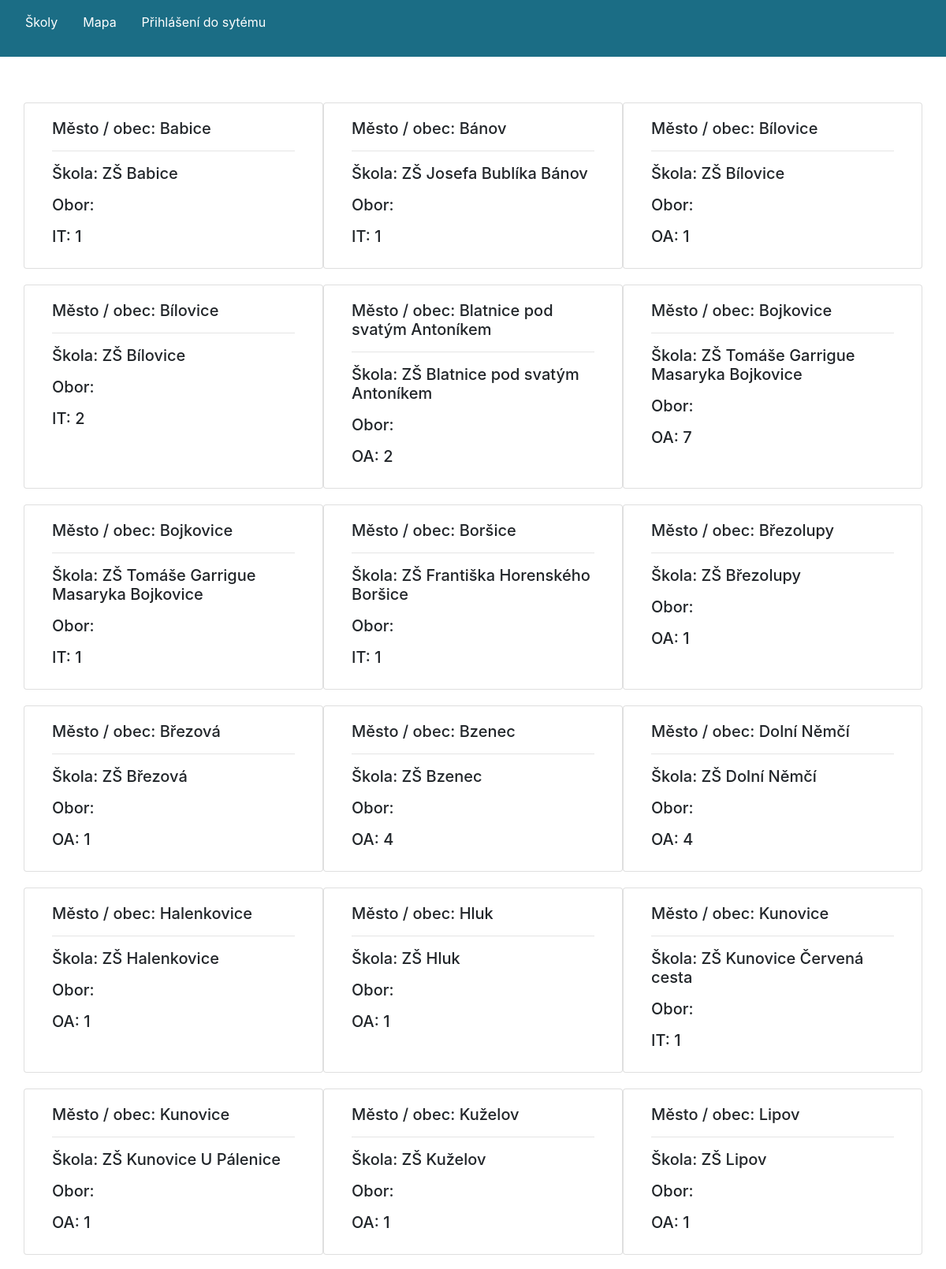
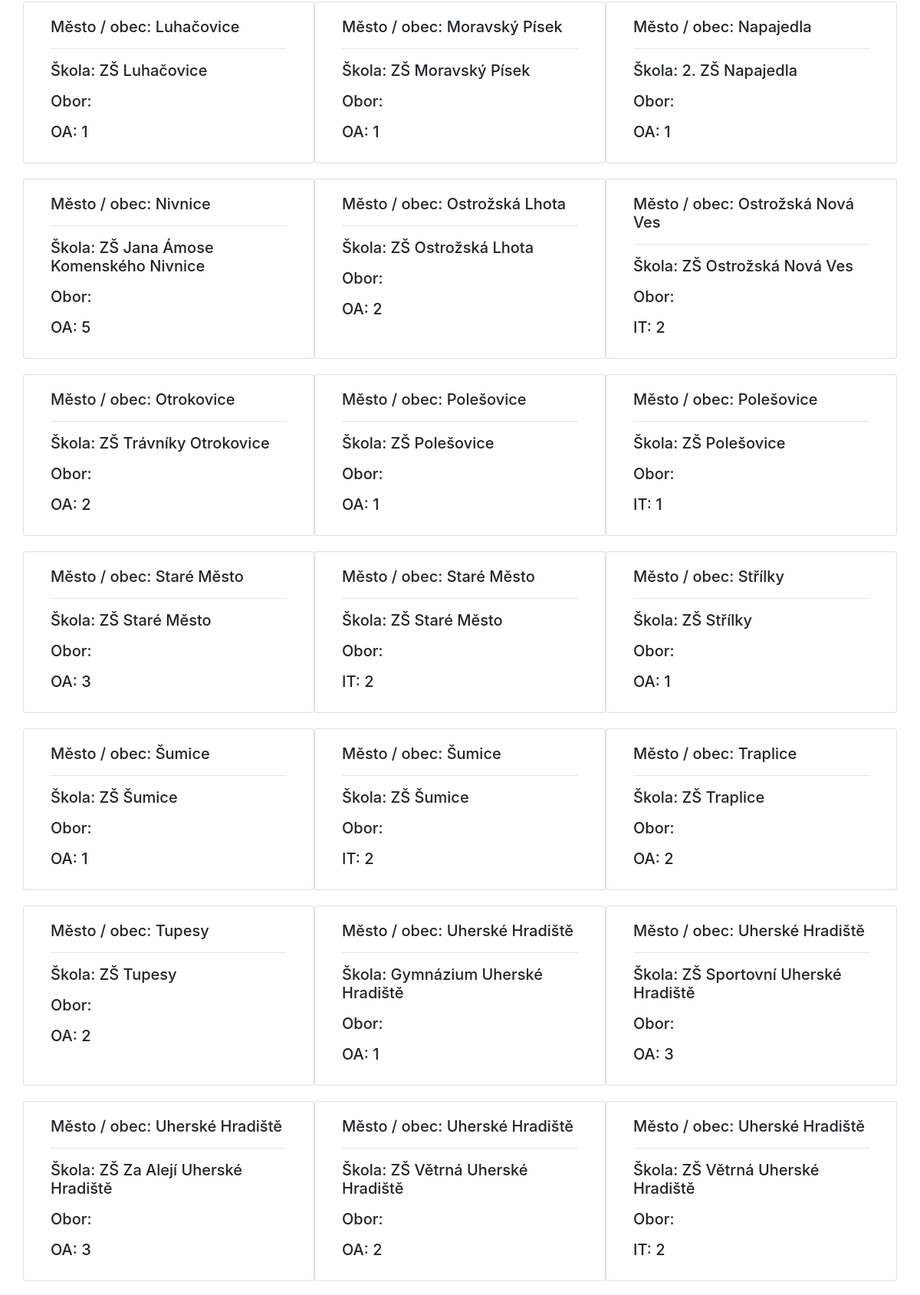
The page / (upper part) on the database its author committed (2 pictures, top to bottom).
### tables this page shows
CREATE TABLE `mesto` (
  `id` int(11) NOT NULL,
  `nazev_mesta` varchar(255) NOT NULL
);

CREATE TABLE `skola` (
  `id` int(11) NOT NULL,
  `nazev_skoly` varchar(255) NOT NULL,
  `mesto` int(11) NOT NULL,
  `geo_lat` double NOT NULL,
  `geo_long` double NOT NULL
);

CREATE TABLE `obor` (
  `id` int(11) NOT NULL,
  `nazev` varchar(255) NOT NULL
);

CREATE TABLE `pocet_prijatych` (
  `id` int(11) NOT NULL,
  `obor` int(11) NOT NULL,
  `skola` int(11) NOT NULL,
  `pocet` int(11) NOT NULL,
  `rok` smallint(6) NOT NULL
);

### application/controllers/Welcome.php (called while the page is built, shortened)
<?php
class Welcome extends CI_Controller {
	public function index()
	{
        $this->load->model("model");
        $data["nacti"] = $this->model->nacti();
		$this->load->view('header');
                $this->load->view('index',$data);
                $this->load->view('footer');
        }
}

### index.php (called while the page is built, shortened)
<?php
require_once BASEPATH.'core/CodeIgniter.php';

### application/models/model.php (called while the page is built, shortened)
<?php
class model extends CI_Model {
    function nacti(){
   $this->db->select("m.nazev_mesta, s.nazev_skoly, o.nazev, p.pocet");
   $this->db->from("mesto AS m");
   $this->db->order_by('nazev_mesta');
    $this->db->join("skola AS s", "m.id = s.mesto", 'inner');
    $this->db->join("pocet_prijatych AS p", "p.skola = s.id", 'inner');
    $this->db->join("obor AS o", "o.id = p.obor", 'inner');
          $query = $this->db->get();
        return $query;
    }
}

### application/views/index.php (the view, shortened to what this page needs)
<div class="container">
<div class="row">
   <?php
                if ($nacti->num_rows() > 0) {
                    foreach ($nacti->result() as $row) {
                        ?>
    <div class="card col-lg-4 col-sm-6 " style="margin-bottom: 20px">
        <div class="card-body " >
            <h5 class="cadr-title">Město / obec: <?php echo $row->nazev_mesta; ?>
            <hr>
        <p class="card-text">Škola: <?php echo $row->nazev_skoly;?></p>
    <p class="card-text">Obor: </p>
    <p class="card-text"><?php echo $row->nazev; ?>:  <?php echo $row->pocet; ?></p>
     </div>
   </div>
                <?php
                    }
                } else {
                    ?>
                    <tr>
                        <td colspan="5">Nebyla nalezena žádná data</td>
                    </tr>
                    <?php
                }
                ?>
   </div>
</div>

### application/views/header.php (shortened to what this page needs)
<html>
    <head>
<link rel="stylesheet" href="https://maxcdn.bootstrapcdn.com/bootstrap/4.0.0/css/bootstrap.min.css">
    <link rel="stylesheet" href="https://cdnjs.cloudflare.com/ajax/libs/font-awesome/4.7.0/css/font-awesome.min.css">
    </head>
    <body>
        <nav class="navbar navbar-expand-lg navbar-info fixed-top navbar-dark"  style="background-color: #1b6d85">
             <a href="<?php echo base_url() ?>index"><p class="pr-3 nav-item nav-link" style="color: #ffffff; text-align: right">Školy</p></a>
              <a href="<?php echo base_url() ?>map"><p class="pr-3 nav-item nav-link" style="color: #ffffff; text-align: right">Mapa</p></a>
            <a href="<?php echo base_url() ?>login"><p class="pr-3 nav-item nav-link" style="color: #ffffff; text-align: right">Přihlášení do sytému</p></a>
       </nav>

### application/views/footer.php (shortened to what this page needs)
</body>

### rows shown on the page
mesto: nazev_mesta "Babice", skola.nazev_skoly "ZŠ Babice", obor.nazev "IT", pocet_prijatych.pocet "1"
mesto: nazev_mesta "Bánov", skola.nazev_skoly "ZŠ Josefa Bublíka Bánov", obor.nazev "IT", pocet_prijatych.pocet "1"
mesto: nazev_mesta "Bílovice", skola.nazev_skoly "ZŠ Bílovice", obor.nazev "OA", pocet_prijatych.pocet "1", obor.nazev "IT", pocet_prijatych.pocet "2"
mesto: nazev_mesta "Blatnice pod svatým Antoníkem", skola.nazev_skoly "ZŠ Blatnice pod svatým Antoníkem", obor.nazev "OA", pocet_prijatych.pocet "2"
mesto: nazev_mesta "Bojkovice", skola.nazev_skoly "ZŠ Tomáše Garrigue Masaryka Bojkovice", obor.nazev "OA", pocet_prijatych.pocet "7", obor.nazev "IT", pocet_prijatych.pocet "1"
mesto: nazev_mesta "Boršice", skola.nazev_skoly "ZŠ Františka Horenského Boršice", obor.nazev "IT", pocet_prijatych.pocet "1"
mesto: nazev_mesta "Březolupy", skola.nazev_skoly "ZŠ Březolupy", obor.nazev "OA", pocet_prijatych.pocet "1"
mesto: nazev_mesta "Březová", skola.nazev_skoly "ZŠ Březová", obor.nazev "OA", pocet_prijatych.pocet "1"
mesto: nazev_mesta "Bzenec", skola.nazev_skoly "ZŠ Bzenec", obor.nazev "OA", pocet_prijatych.pocet "4"
mesto: nazev_mesta "Dolní Němčí", skola.nazev_skoly "ZŠ Dolní Němčí", obor.nazev "OA", pocet_prijatych.pocet "4"
mesto: nazev_mesta "Halenkovice", skola.nazev_skoly "ZŠ Halenkovice", obor.nazev "OA", pocet_prijatych.pocet "1"
mesto: nazev_mesta "Hluk", skola.nazev_skoly "ZŠ Hluk", obor.nazev "OA", pocet_prijatych.pocet "1"
mesto: nazev_mesta "Kunovice", skola.nazev_skoly "ZŠ Kunovice Červená cesta", obor.nazev "IT", pocet_prijatych.pocet "1", skola.nazev_skoly "ZŠ Kunovice U Pálenice", obor.nazev "OA"
mesto: nazev_mesta "Kuželov", skola.nazev_skoly "ZŠ Kuželov", obor.nazev "OA", pocet_prijatych.pocet "1"
mesto: nazev_mesta "Lipov", skola.nazev_skoly "ZŠ Lipov", obor.nazev "OA", pocet_prijatych.pocet "1"
mesto: nazev_mesta "Luhačovice", skola.nazev_skoly "ZŠ Luhačovice", obor.nazev "OA", pocet_prijatych.pocet "1"
mesto: nazev_mesta "Moravský Písek", skola.nazev_skoly "ZŠ Moravský Písek", obor.nazev "OA", pocet_prijatych.pocet "1"
mesto: nazev_mesta "Napajedla", skola.nazev_skoly "2. ZŠ Napajedla", obor.nazev "OA", pocet_prijatych.pocet "1"
mesto: nazev_mesta "Nivnice", skola.nazev_skoly "ZŠ Jana Ámose Komenského Nivnice", obor.nazev "OA", pocet_prijatych.pocet "5"
mesto: nazev_mesta "Ostrožská Lhota", skola.nazev_skoly "ZŠ Ostrožská Lhota", obor.nazev "OA", pocet_prijatych.pocet "2"
mesto: nazev_mesta "Ostrožská Nová Ves", skola.nazev_skoly "ZŠ Ostrožská Nová Ves", obor.nazev "IT", pocet_prijatych.pocet "2"
mesto: nazev_mesta "Otrokovice", skola.nazev_skoly "ZŠ Trávníky Otrokovice", obor.nazev "OA", pocet_prijatych.pocet "2"
mesto: nazev_mesta "Polešovice", skola.nazev_skoly "ZŠ Polešovice", obor.nazev "OA", pocet_prijatych.pocet "1", obor.nazev "IT"
mesto: nazev_mesta "Staré Město", skola.nazev_skoly "ZŠ Staré Město", obor.nazev "OA", pocet_prijatych.pocet "3", obor.nazev "IT", pocet_prijatych.pocet "2"
mesto: nazev_mesta "Střílky", skola.nazev_skoly "ZŠ Střílky", obor.nazev "OA", pocet_prijatych.pocet "1"
mesto: nazev_mesta "Šumice", skola.nazev_skoly "ZŠ Šumice", obor.nazev "OA", pocet_prijatych.pocet "1", obor.nazev "IT", pocet_prijatych.pocet "2"
mesto: nazev_mesta "Traplice", skola.nazev_skoly "ZŠ Traplice", obor.nazev "OA", pocet_prijatych.pocet "2"
mesto: nazev_mesta "Tupesy", skola.nazev_skoly "ZŠ Tupesy", obor.nazev "OA", pocet_prijatych.pocet "2"
mesto: nazev_mesta "Uherské Hradiště", skola.nazev_skoly "Gymnázium Uherské Hradiště", obor.nazev "OA", pocet_prijatych.pocet "1", skola.nazev_skoly "ZŠ Sportovní Uherské Hradiště", pocet_prijatych.pocet "3", skola.nazev_skoly "ZŠ Za Alejí Uherské Hradiště", skola.nazev_skoly "ZŠ Větrná Uherské Hradiště", pocet_prijatych.pocet "2", obor.nazev "IT"
